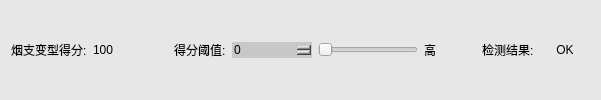
             <widget class="QWidget" name="widget_11" native="true">
              <property name="styleSheet">
               <string notr="true">background-color: rgb(231, 231, 231);</string>
              </property>
              <layout class="QHBoxLayout" name="horizontalLayout_7">
               <item>
                <widget class="QLabel" name="label_14">
                 <property name="styleSheet">
                  <string notr="true">font: 11pt &quot;微软雅黑&quot;;</string>
                 </property>
                 <property name="text">
                  <string>烟支变型得分:</string>
                 </property>
                </widget>
               </item>
               <item>
                <widget class="QLabel" name="labelScore">
                 <property name="styleSheet">
                  <string notr="true">font: 11pt &quot;微软雅黑&quot;;</string>
                 </property>
                 <property name="text">
                  <string>100</string>
                 </property>
                </widget>
               </item>
               <item>
                <spacer name="horizontalSpacer_5">
                 <property name="orientation">
                  <enum>Qt::Horizontal</enum>
                 </property>
                 <property name="sizeHint" stdset="0">
                  <size>
                   <width>54</width>
                   <height>20</height>
                  </size>
                 </property>
                </spacer>
               </item>
               <item>
                <widget class="QLabel" name="label_13">
                 <property name="styleSheet">
                  <string notr="true">font: 11pt &quot;微软雅黑&quot;;</string>
                 </property>
                 <property name="text">
                  <string>得分阈值:</string>
                 </property>
                </widget>
               </item>
               <item>
                <widget class="KSpinBoxKb" name="spinBoxPrecCircle">
                 <property name="minimumSize">
                  <size>
                   <width>80</width>
                   <height>0</height>
                  </size>
                 </property>
                 <property name="maximumSize">
                  <size>
                   <width>80</width>
                   <height>16777215</height>
                  </size>
                 </property>
                 <property name="styleSheet">
                  <string notr="true">
QSpinBox
{
	
	font: 12pt &quot;微软雅黑&quot;;
	border-width:1;border-style:none;
	border-color:rgb(255, 255, 255);
	background-color: rgb(200, 200, 200);
	color::rgb(255,255, 0);

}
QSpinBox::down-button
{   
	
	background-color: rgb(200, 200, 200);
	subcontrol-origin:border;
    subcontrol-position:left;
    image: url(:/左normal.png);
    width: 20px;
    height: 30px; ;
}
QSpinBox::up-button
{
board:none;
	background-color: rgb(200, 200, 200);
	subcontrol-origin:border;
    subcontrol-position:right;
    image: url(:/右normal.png);
    width: 20px;
    height: 30px;       
}

QSpinBox::up-button:pressed
{
board:none;
background-color: rgb(103, 103, 103);
	subcontrol-origin:border;
    subcontrol-position:right;
    image: url(:/右press.png);
    width: 20px;
    height: 30px;      
}
QSpinBox::down-button:pressed
{
board:none;
background-color: rgb(103, 103, 103);
	subcontrol-origin:border;
    subcontrol-position:left;
    image: url(:/左press.png);
    width: 20px;
    height: 30px; 
}
</string>
                 </property>
                 <property name="maximum">
                  <number>100</number>
                 </property>
                </widget>
               </item>
               <item>
                <widget class="QSlider" name="horizontalSliderPrecCircle">
                 <property name="minimumSize">
                  <size>
                   <width>100</width>
                   <height>0</height>
                  </size>
                 </property>
                 <property name="maximumSize">
                  <size>
                   <width>100</width>
                   <height>16777215</height>
                  </size>
                 </property>
                 <property name="maximum">
                  <number>100</number>
                 </property>
                 <property name="orientation">
                  <enum>Qt::Horizontal</enum>
                 </property>
                </widget>
               </item>
               <item>
                <widget class="QLabel" name="label_18">
                 <property name="styleSheet">
                  <string notr="true">font: 11pt &quot;微软雅黑&quot;;</string>
                 </property>
                 <property name="text">
                  <string>高</string>
                 </property>
                </widget>
               </item>
               <item>
                <spacer name="horizontalSpacer_3">
                 <property name="orientation">
                  <enum>Qt::Horizontal</enum>
                 </property>
                 <property name="sizeHint" stdset="0">
                  <size>
                   <width>40</width>
                   <height>20</height>
                  </size>
                 </property>
                </spacer>
               </item>
               <item>
                <widget class="QLabel" name="label_17">
                 <property name="styleSheet">
                  <string notr="true">font: 11pt &quot;微软雅黑&quot;;</string>
                 </property>
                 <property name="text">
                  <string>检测结果:</string>
                 </property>
                </widget>
               </item>
               <item>
                <widget class="QLabel" name="labelResult">
                 <property name="minimumSize">
                  <size>
                   <width>50</width>
                   <height>30</height>
                  </size>
                 </property>
                 <property name="maximumSize">
                  <size>
                   <width>200</width>
                   <height>30</height>
                  </size>
                 </property>
                 <property name="autoFillBackground">
                  <bool>false</bool>
                 </property>
                 <property name="styleSheet">
                  <string notr="true">font: 11pt &quot;微软雅黑&quot;;</string>
                 </property>
                 <property name="text">
                  <string>OK</string>
                 </property>
                 <property name="alignment">
                  <set>Qt::AlignCenter</set>
                 </property>
                </widget>
               </item>
              </layout>
             </widget>
